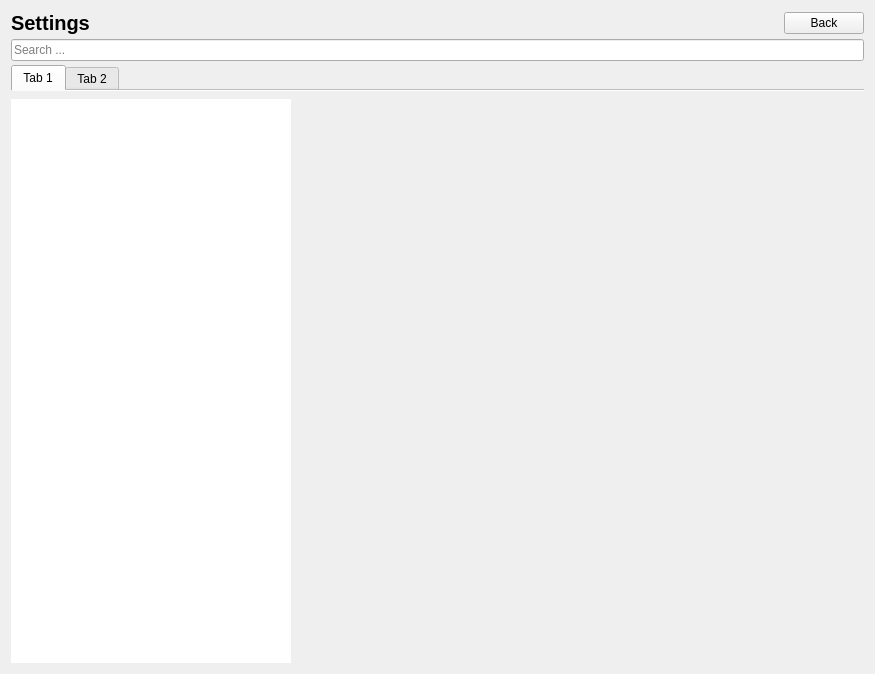
<?xml version="1.0" encoding="UTF-8"?>
<ui version="4.0">
 <class>PSettingsPage</class>
 <widget class="QWidget" name="PSettingsPage">
  <property name="geometry">
   <rect>
    <x>0</x>
    <y>0</y>
    <width>875</width>
    <height>674</height>
   </rect>
  </property>
  <property name="windowTitle">
   <string notr="true">Form</string>
  </property>
  <layout class="QVBoxLayout" name="verticalLayout" stretch="0,0,0,1">
   <property name="spacing">
    <number>4</number>
   </property>
   <item>
    <layout class="QHBoxLayout" name="top" stretch="1,0">
     <property name="topMargin">
      <number>0</number>
     </property>
     <item>
      <widget class="QLabel" name="lblTitle">
       <property name="font">
        <font>
         <pointsize>15</pointsize>
         <bold>true</bold>
        </font>
       </property>
       <property name="text">
        <string>Settings</string>
       </property>
      </widget>
     </item>
     <item>
      <widget class="QPushButton" name="btBack">
       <property name="cursor">
        <cursorShape>PointingHandCursor</cursorShape>
       </property>
       <property name="text">
        <string>Back</string>
       </property>
      </widget>
     </item>
    </layout>
   </item>
   <item>
    <widget class="QLineEdit" name="lineEdit">
     <property name="placeholderText">
      <string>Search ...</string>
     </property>
     <property name="clearButtonEnabled">
      <bool>true</bool>
     </property>
    </widget>
   </item>
   <item>
    <layout class="QHBoxLayout" name="horizontalLayout" stretch="0,1,0">
     <property name="spacing">
      <number>0</number>
     </property>
     <property name="topMargin">
      <number>0</number>
     </property>
     <item>
      <spacer name="horizontalSpacer">
       <property name="orientation">
        <enum>Qt::Horizontal</enum>
       </property>
       <property name="sizeHint" stdset="0">
        <size>
         <width>0</width>
         <height>20</height>
        </size>
       </property>
      </spacer>
     </item>
     <item>
      <widget class="QTabWidget" name="tabWidget">
       <property name="sizePolicy">
        <sizepolicy hsizetype="Expanding" vsizetype="Minimum">
         <horstretch>0</horstretch>
         <verstretch>0</verstretch>
        </sizepolicy>
       </property>
       <property name="minimumSize">
        <size>
         <width>400</width>
         <height>0</height>
        </size>
       </property>
       <property name="maximumSize">
        <size>
         <width>1000</width>
         <height>35</height>
        </size>
       </property>
       <property name="currentIndex">
        <number>0</number>
       </property>
       <property name="documentMode">
        <bool>true</bool>
       </property>
       <widget class="QWidget" name="tab">
        <attribute name="title">
         <string>Tab 1</string>
        </attribute>
       </widget>
       <widget class="QWidget" name="tab_2">
        <attribute name="title">
         <string>Tab 2</string>
        </attribute>
       </widget>
      </widget>
     </item>
     <item>
      <spacer name="horizontalSpacer_2">
       <property name="orientation">
        <enum>Qt::Horizontal</enum>
       </property>
       <property name="sizeHint" stdset="0">
        <size>
         <width>0</width>
         <height>20</height>
        </size>
       </property>
      </spacer>
     </item>
    </layout>
   </item>
   <item>
    <layout class="QHBoxLayout" name="main" stretch="0,1,1,0">
     <property name="spacing">
      <number>0</number>
     </property>
     <property name="sizeConstraint">
      <enum>QLayout::SetDefaultConstraint</enum>
     </property>
     <property name="leftMargin">
      <number>0</number>
     </property>
     <property name="topMargin">
      <number>0</number>
     </property>
     <property name="rightMargin">
      <number>0</number>
     </property>
     <item>
      <spacer name="leftSpacer">
       <property name="orientation">
        <enum>Qt::Horizontal</enum>
       </property>
       <property name="sizeHint" stdset="0">
        <size>
         <width>0</width>
         <height>20</height>
        </size>
       </property>
      </spacer>
     </item>
     <item>
      <widget class="QListWidget" name="lstGroups">
       <property name="sizePolicy">
        <sizepolicy hsizetype="Expanding" vsizetype="Expanding">
         <horstretch>0</horstretch>
         <verstretch>0</verstretch>
        </sizepolicy>
       </property>
       <property name="minimumSize">
        <size>
         <width>100</width>
         <height>0</height>
        </size>
       </property>
       <property name="maximumSize">
        <size>
         <width>280</width>
         <height>16777215</height>
        </size>
       </property>
       <property name="cursor" stdset="0">
        <cursorShape>PointingHandCursor</cursorShape>
       </property>
       <property name="frameShape">
        <enum>QFrame::NoFrame</enum>
       </property>
       <property name="editTriggers">
        <set>QAbstractItemView::NoEditTriggers</set>
       </property>
       <property name="showDropIndicator" stdset="0">
        <bool>false</bool>
       </property>
       <property name="selectionBehavior">
        <enum>QAbstractItemView::SelectRows</enum>
       </property>
       <property name="viewMode">
        <enum>QListView::ListMode</enum>
       </property>
       <property name="selectionRectVisible">
        <bool>false</bool>
       </property>
      </widget>
     </item>
     <item>
      <widget class="QScrollArea" name="settingsArea">
       <property name="sizePolicy">
        <sizepolicy hsizetype="Expanding" vsizetype="Expanding">
         <horstretch>0</horstretch>
         <verstretch>0</verstretch>
        </sizepolicy>
       </property>
       <property name="minimumSize">
        <size>
         <width>300</width>
         <height>0</height>
        </size>
       </property>
       <property name="maximumSize">
        <size>
         <width>720</width>
         <height>16777215</height>
        </size>
       </property>
       <property name="frameShape">
        <enum>QFrame::NoFrame</enum>
       </property>
       <property name="widgetResizable">
        <bool>true</bool>
       </property>
       <widget class="QWidget" name="settingsAreaContent">
        <property name="geometry">
         <rect>
          <x>0</x>
          <y>0</y>
          <width>575</width>
          <height>553</height>
         </rect>
        </property>
        <layout class="QVBoxLayout" name="verticalLayout_2" stretch="0,0">
         <property name="spacing">
          <number>0</number>
         </property>
         <property name="leftMargin">
          <number>20</number>
         </property>
         <property name="topMargin">
          <number>4</number>
         </property>
         <property name="rightMargin">
          <number>0</number>
         </property>
         <property name="bottomMargin">
          <number>0</number>
         </property>
         <item>
          <widget class="QWidget" name="settings" native="true">
           <layout class="QVBoxLayout" name="verticalLayout_3">
            <property name="spacing">
             <number>20</number>
            </property>
            <property name="leftMargin">
             <number>0</number>
            </property>
            <property name="topMargin">
             <number>0</number>
            </property>
            <property name="rightMargin">
             <number>0</number>
            </property>
            <property name="bottomMargin">
             <number>0</number>
            </property>
           </layout>
          </widget>
         </item>
         <item>
          <spacer name="verticalSpacer">
           <property name="orientation">
            <enum>Qt::Vertical</enum>
           </property>
           <property name="sizeHint" stdset="0">
            <size>
             <width>20</width>
             <height>0</height>
            </size>
           </property>
          </spacer>
         </item>
        </layout>
       </widget>
      </widget>
     </item>
     <item>
      <spacer name="rightSpacer">
       <property name="orientation">
        <enum>Qt::Horizontal</enum>
       </property>
       <property name="sizeHint" stdset="0">
        <size>
         <width>0</width>
         <height>20</height>
        </size>
       </property>
      </spacer>
     </item>
    </layout>
   </item>
  </layout>
 </widget>
 <resources/>
 <connections/>
</ui>
